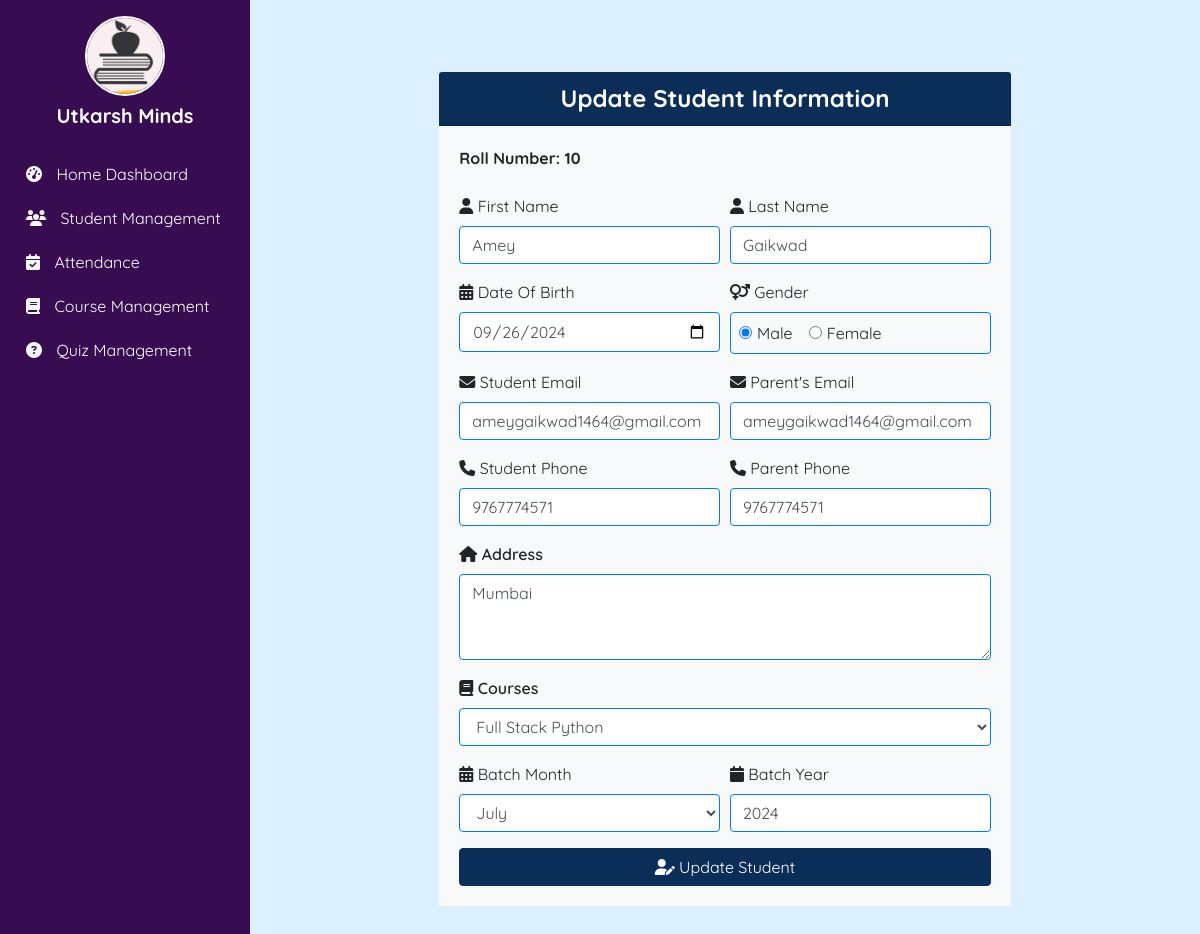
Screenshot of /studentmgt/student_update/10 with the database file from the repository.
### studentmgt/models.py (models this page shows, shortened)
class Student(models.Model):
    st_id = models.AutoField(primary_key=True)  # Auto-incrementing primary key
    fname = models.CharField(max_length=255)
    lname = models.CharField(max_length=255)
    dob = models.DateField()
    gender = models.CharField(max_length=1)
    st_email = models.EmailField()
    pr_email = models.EmailField()
    phone = models.CharField(max_length=20)
    pr_phone = models.CharField(max_length=20)
    address = models.TextField()
    courses = models.ManyToManyField(Course, related_name='students')
    batch_mon = models.CharField(max_length=255)
    batch_year = models.IntegerField()

### coursemgt/models.py (models this page shows, shortened)
class Course(models.Model):
    c_id = models.TextField(primary_key=True)
    cname = models.CharField(max_length=255)
    cduration = models.IntegerField()

### studentmgt/views.py (the view)
# urls.py: path("student_update/<int:st_id>",views.student_update),
def student_update(request, st_id):
    std = Student.objects.get(pk=st_id)
    courses = Course.objects.all()
    return render(request, "studentmgt/student_update.html", {'std': std, 'courses': courses})

### studentmgt/templates/studentmgt/student_update.html (shortened to what this page needs)
{% extends "base.html" %}
{% block body %}
<div class="container my-5">
    <div class="row justify-content-center">
        <div class="col-lg-8 col-md-10 col-sm-12">
            <div class="card shadow-lg border-0 rounded">
                <div class="card-header" style="background-color: #0b2e59; color: #ffffff;">
                    <h4 class="text-center mb-0"><strong>Update Student Information</strong></h4>
                </div>
                <div class="card-body bg-light">
                    <form action="/studentmgt/student_do_update/{{ std.st_id }}" method="POST" onsubmit="return validateForm()">
                        <div class="form-group mb-3">
                            <label for="roll"><strong>Roll Number: {{ std.st_id }}</strong></label>
                        </div>
                        <div class="form-row mb-3">
                            <div class="col-md-6">
                                <label for="fname"><i class="fas fa-user"></i> First Name</label>
                                <input name="fname" type="text" class="form-control border-primary" id="fname" placeholder="Enter First Name" required value="{{ std.fname }}">
                            </div>
                            <div class="col-md-6">
                                <label for="lname"><i class="fas fa-user"></i> Last Name</label>
                                <input name="lname" type="text" class="form-control border-primary" id="lname" placeholder="Enter Last Name" required value="{{ std.lname }}">
                            </div>
                        </div>
                        <div class="form-row mb-3">
                            <div class="col-md-6">
                                <label for="dob"><i class="fas fa-calendar-alt"></i> Date Of Birth</label>
                                <input type="date" id="dob" name="dob" class="form-control border-primary" value="{{ std.dob|date:'Y-m-d' }}" required>
                            </div>
                            <div class="col-md-6">
                                <label for="gender"><i class="fas fa-venus-mars"></i> Gender</label>
                                <div class="border border-primary rounded p-2" style="height: auto;">
                                    <div class="form-check form-check-inline">
                                        <input type="radio" id="male" name="gender" value="M" class="form-check-input" required {% if std.gender == 'M' %} checked {% endif %}>
                                        <label for="male" class="form-check-label">Male</label>
                                    </div>
                                    <div class="form-check form-check-inline">
                                        <input type="radio" id="female" name="gender" value="F" class="form-check-input" required {% if std.gender == 'F' %} checked {% endif %}>
                                        <label for="female" class="form-check-label">Female</label>
                                    </div>
                                </div>
                            </div>
                        </div>
                        <div class="form-row mb-3">
                            <div class="col-md-6">
                                <label for="email"><i class="fas fa-envelope"></i> Student Email</label>
                                <input name="st_email" type="email" class="form-control border-primary" id="email" placeholder="Enter Student's Email" required value="{{ std.st_email }}">
                            </div>
                            <div class="col-md-6">
                                <label for="pemail"><i class="fas fa-envelope"></i> Parent's Email</label>
                                <input name="pr_email" type="email" class="form-control border-primary" id="pemail" placeholder="Enter Parent's Email" required value="{{ std.pr_email }}">
                            </div>
                        </div>
                        <div class="form-row mb-3">
                            <div class="col-md-6">
                                <label for="phone"><i class="fas fa-phone"></i> Student Phone</label>
                                <input name="phone" type="text" class="form-control border-primary" id="phone" placeholder="Enter Phone Number" required value="{{ std.phone }}">
                            </div>
                            <div class="col-md-6">
                                <label for="pr_phone"><i class="fas fa-phone"></i> Parent Phone</label>
                                <input name="pr_phone" type="text" class="form-control border-primary" id="pr_phone" placeholder="Enter Parent's Phone Number" required value="{{ std.pr_phone }}">
                            </div>
                        </div>
                        <div class="form-group mb-3">
                            <label for="address"><i class="fas fa-home"></i> Address</label>
                            <textarea name="address" id="address" rows="3" class="form-control border-primary" required>{{ std.address }}</textarea>
                        </div>
                        <div class="form-group mb-3">
                            <label for="courses"><i class="fas fa-book"></i> Courses</label>
                            <select name="courses" id="courses" class="form-control border-primary" required>
                                {% for course in courses %}
                                <option value="{{ course.c_id }}" {% if course in std.courses.all %} selected {% endif %}>
                                    {{ course.cname }}
                                </option>
                                {% endfor %}
                            </select>
                        </div>
                        <div class="form-row mb-3">
                            <div class="col-md-6">
                                <label for="batch_month"><i class="fas fa-calendar-alt"></i> Batch Month</label>
                                <select name="batch_month" id="batch_month" class="form-control border-primary" required>
                                    <option value="July" {% if std.batch_mon == 'July' %}selected{% endif %}>July</option>
                                </select>
                            </div>
                            <div class="col-md-6">
                                <label for="batch_year"><i class="fas fa-calendar"></i> Batch Year</label>
                                <input type="number" value="{{ std.batch_year }}" name="batch_year" id="batch_year" class="form-control border-primary" placeholder="Enter Year" required min="1950" max="2100">
                            </div>
                        </div>
                        <div class="text-center">
                            <button type="submit" class="btn btn-block" style="background-color: #0b2e59; color: #ffffff;"><i class="fas fa-user-edit"></i> Update Student</button>
                        </div>
                    </form>
                </div>
            </div>
        </div>
    </div>
</div>
{% endblock body %}

### static/css/base_style.css (style rules this page uses)
body { margin: 0; padding: 0; font-family: "Quicksand", sans-serif; font-optical-sizing: auto; font-style: normal; }

### studentmgt/templates/studentmgt/student_update.html (style rules this page uses)
.form-control, .form-check-input { border: 1px solid #0b2e59; border-radius: 0.25rem; }
.form-group label { font-weight: 600; }
.btn { background-color: #0b2e59; border-color: #0b2e59; color: #ffffff; }

### templates/base.html (style rules this page uses)
body { background: rgb(220,240,255); background: linear-gradient(0deg, rgba(220,240,255,1) 0%); }
.d-flex { display: flex; }
.min-vh-100 { min-height: 100vh; }

### rows the page displays
Student: st_id "10", fname "Amey", lname "Gaikwad", dob "09/26/2024", gender "☑ Male", gender "☐ Female", st_email "ameygaikwad1464@gmail.com", pr_email "ameygaikwad1464@gmail.com", phone "9767774571", pr_phone "9767774571", address "Mumbai", courses "Full Stack Python", batch_month "July", batch_year "2024"
